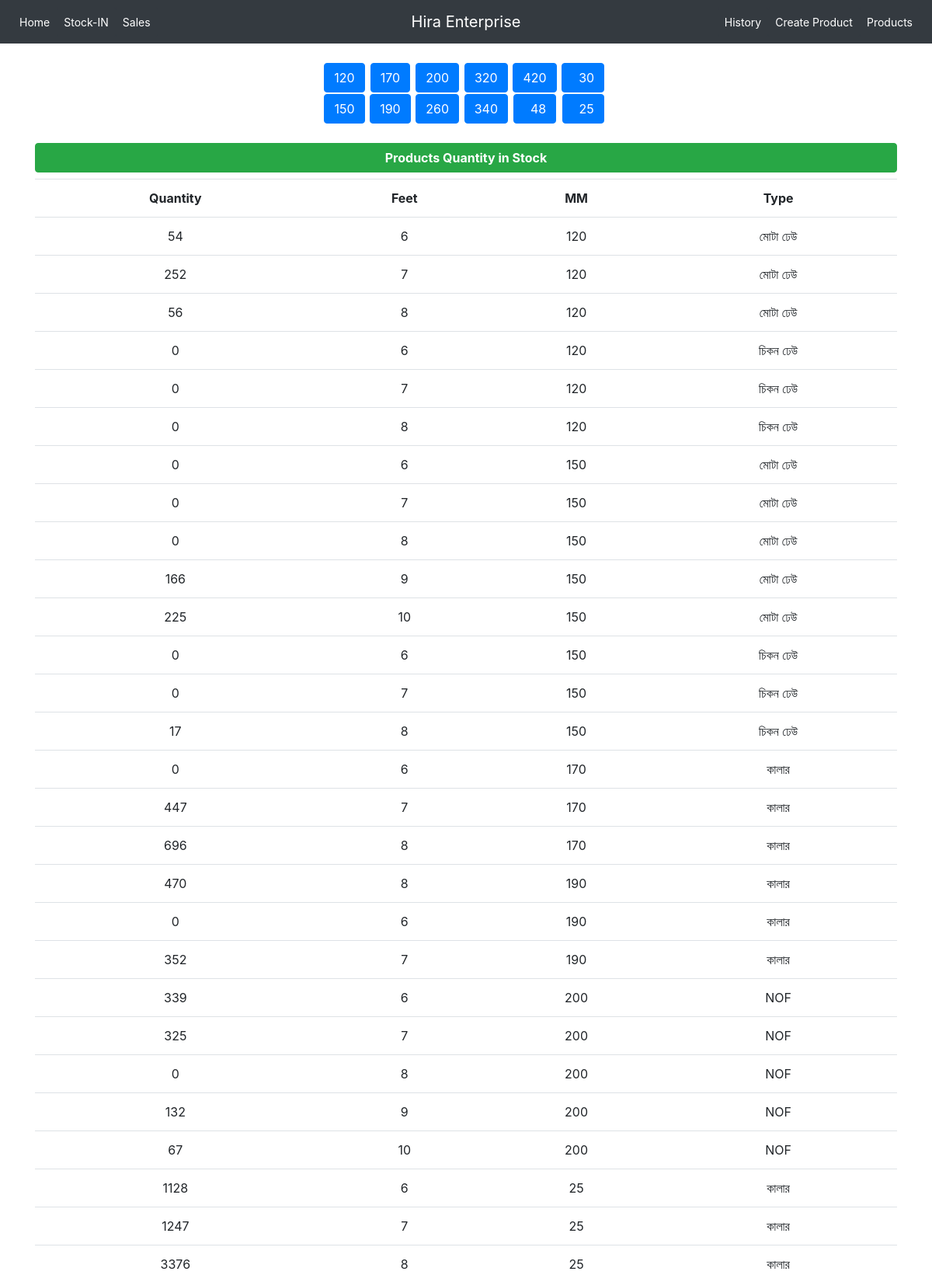
The page / (upper part) on the database its author committed.
### stock/models.py (models this page shows, shortened)
class Product(models.Model):
    pieces = models.IntegerField(default=0)
    feet = models.CharField(max_length=200,null=True,choices=FEETs)
    mm = models.CharField(max_length=200,null=True,choices=MMs)
    types = models.CharField(max_length=200,null=True,choices= TYPEs)
    class Meta:
        ordering = ['mm','feet'] #Sort in desc order

### stock/views.py (the view)
# urls.py: path('',include("stock.urls")),
def stock(request):
    i=Product.objects.order_by('mm')
    return render(request,'stock.html',{'i':i})

### stock/templates/stock.html
{% extends 'main.html' %}
{% load static %}
{% block body %}
<br>
<div class="row align-middle text-center">
    <table class="mx-auto center">
        <tr>
            <td px-0><a class="btn btn-primary" href="/new/120" role="button">120</a>&nbsp</td>
            <td><a class="btn btn-primary" href="/new/170" role="button">170</a>&nbsp</td>
            <td><a class="btn btn-primary" href="/new/200" role="button">200</a>&nbsp</td>
            <td><a class="btn btn-primary" href="/new/320" role="button">320</a>&nbsp</td>
            <td><a class="btn  btn-primary" href="/new/420" role="button">420</a>&nbsp</td>
            <td><a class="btn  btn-primary" href="/new/30" role="button"> &nbsp 30</a>&nbsp</td>
        </tr>
        <tr>
            <td><a class="btn  btn-primary" href="/new/150" role="button">150</a>&nbsp</td>
            <td><a class="btn btn-primary" href="/new/190" role="button">190</a>&nbsp</td>
            <td><a class="btn btn-primary" href="/new/260" role="button">260</a>&nbsp</td>
            <td><a class="btn  btn-primary" href="/new/340" role="button">340</a>&nbsp</td>
            <td><a class="btn  btn-primary" href="/new/48" role="button"> &nbsp 48</a>&nbsp</td>
            <td><a class="btn  btn-primary" href="/new/25" role="button"> &nbsp 25</a>&nbsp</td>
        </tr>
</table></div><br>
<div class="col">
    <div class="col-md">
            <h3 class="text-center align-middle btn btn-block btn-success" ><strong>Products Quantity in Stock</strong> </h3>
            <table class="table mx-auto left">
                <tr class="text-center ">
                    <th>Quantity</th>
                    <th>Feet</th>
                    <th>MM</th>
                    <th>Type</th>
                </tr>
                {% for n in i %}
                    <tr class="text-center">
                        <td>{{n.pieces}}</td>
                        <td>{{n.feet}}</td>
                        <td>{{n.mm}}</td>
                         <td>{{n.types}}</td>
                    </tr>
                {% endfor %}
            </table>
        </div>
    </div>
</div>
{% endblock %}

### stock/templates/main.html (shortened to what this page needs)
{% load static %}
<!DOCTYPE html>
<html>
<head>
	<link rel="stylesheet" href="https://stackpath.bootstrapcdn.com/bootstrap/4.3.1/css/bootstrap.min.css">
</head>
<body>
	{%  include 'navbar.html' %}
	<div class="container-fluid">
	{% block body %}
	{% endblock %}
</body>
</html>

### stock/templates/navbar.html (shortened to what this page needs)
{% load static %}
<nav class="navbar navbar-expand-md navbar-dark bg-dark">
  <div class="navbar-collapse collapse w-100 order-1 order-md-0 dual-collapse2">
      <ul class="navbar-nav mr-auto">
          <li class="nav-item active">
              <a class="nav-link btn btn-sm  " href="{% url 'show_stock' %}">Home</a>
          </li>
          <li class="nav-item active">
              <a class="nav-link btn btn-sm btn-dark" href="{% url 'stock_In' %}">Stock-IN</a>
          </li>
          <li class="nav-item active">
              <a class="nav-link btn btn-sm btn-dark" href="{% url 'create_sales' %}">Sales</a>
          </li>
          <li class="nav-item active">
              <a class="nav-link active" href=""></a>
          </li>
      </ul>
  </div>
  <div class="mx-auto order-0">
      <a class="navbar-brand align-middle mx-auto " href="#">Hira Enterprise</a>
  </div>
  <div class="navbar-collapse collapse w-100 order-3 dual-collapse2">
      <ul class="navbar-nav ml-auto">
          <li class="nav-item active">
              <a class="nav-link btn btn-sm btn-dark" href="{% url 'show_history' %}">History</a>
          </li>
          <li class="nav-item active">
              <a class="nav-link btn btn-sm btn-dark" href="{% url 'create_product' %}">Create Product</a>
          </li>
          <li class="nav-item active">
            <a class="nav-link btn btn-sm btn-dark" href="{% url 'show_products' %}">Products</a>
        </li>
      </ul>
  </div>
</nav>

### rows shown on the page
Product: pieces "54", feet "6", mm "120", types "মোটা ঢেউ"
Product: pieces "252", feet "7", mm "120", types "মোটা ঢেউ"
Product: pieces "56", feet "8", mm "120", types "মোটা ঢেউ"
Product: pieces "0", feet "6", mm "120", types "চিকন ঢেউ"
Product: pieces "0", feet "7", mm "120", types "চিকন ঢেউ"
Product: pieces "0", feet "8", mm "120", types "চিকন ঢেউ"
Product: pieces "0", feet "6", mm "150", types "মোটা ঢেউ"
Product: pieces "0", feet "7", mm "150", types "মোটা ঢেউ"
Product: pieces "0", feet "8", mm "150", types "মোটা ঢেউ"
Product: pieces "166", feet "9", mm "150", types "মোটা ঢেউ"
Product: pieces "225", feet "10", mm "150", types "মোটা ঢেউ"
Product: pieces "0", feet "6", mm "150", types "চিকন ঢেউ"
Product: pieces "0", feet "7", mm "150", types "চিকন ঢেউ"
Product: pieces "17", feet "8", mm "150", types "চিকন ঢেউ"
Product: pieces "0", feet "6", mm "170", types "কালার"
Product: pieces "447", feet "7", mm "170", types "কালার"
Product: pieces "696", feet "8", mm "170", types "কালার"
Product: pieces "470", feet "8", mm "190", types "কালার"
Product: pieces "0", feet "6", mm "190", types "কালার"
Product: pieces "352", feet "7", mm "190", types "কালার"
Product: pieces "339", feet "6", mm "200", types "NOF"
Product: pieces "325", feet "7", mm "200", types "NOF"
Product: pieces "0", feet "8", mm "200", types "NOF"
Product: pieces "132", feet "9", mm "200", types "NOF"
Product: pieces "67", feet "10", mm "200", types "NOF"
Product: pieces "1128", feet "6", mm "25", types "কালার"
Product: pieces "1247", feet "7", mm "25", types "কালার"
Product: pieces "3376", feet "8", mm "25", types "কালার"
